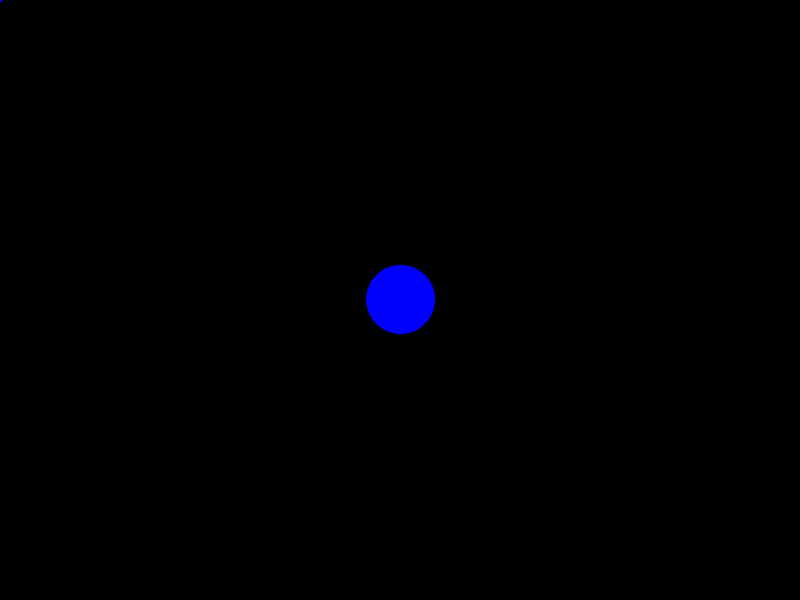
Frame 1 (no input)
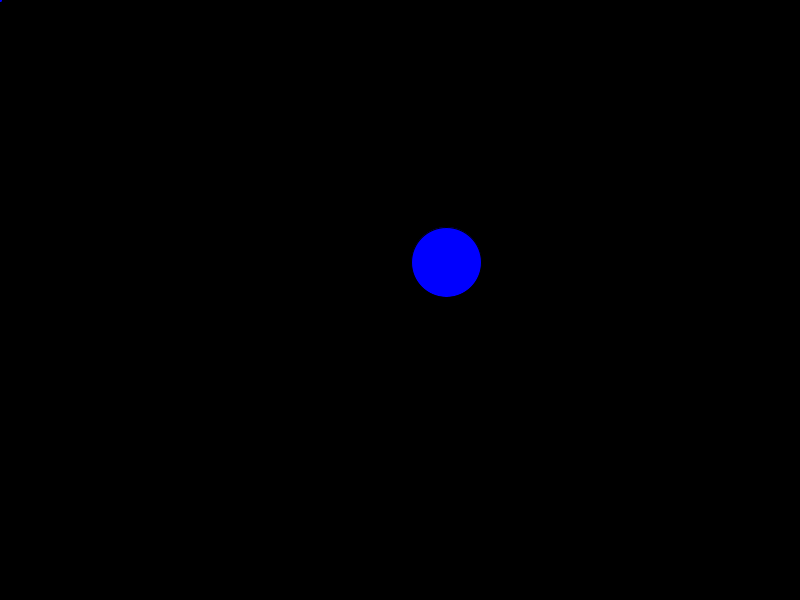
Frame 60 (the mouse pressed at the canvas centre just before this capture)
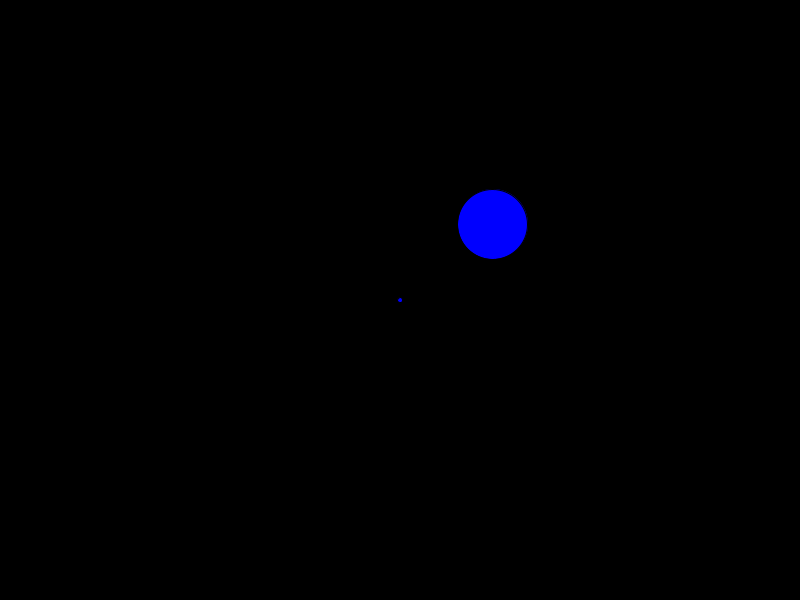
Frame 120 (the mouse held since frame 60 and released just before this capture)

The Processing sketch that drew these frames (run headless with seeded random() and noise(); from frame 60 on, the mouse is pressed at the canvas centre):

// Processing sketch: Colliding_Balls
// ── Colliding_Balls.pde

PVector loc, vel, acc;
int sz = 70;

void setup() {
  size(800, 600);
 
  loc = new PVector(width/2, height/2);
  vel = PVector.random2D();   
  acc = new PVector(0, 0);
  noCursor();
}

void draw() {
  background(0);
 
  vel.add(acc);
  loc.add(vel);

 
  if (dist(mouseX, mouseY, loc.x, loc.y) < sz/2) {  
    fill(#FEFF03);     
  } else {                                           
    fill(0, 0, 255);                               
  }


  ellipse(loc.x, loc.y, sz, sz);

 
  if (loc.x + sz/2 > width || loc.x - sz/2 < 0) {
    vel.x *= -1;
  }
  if (loc.y + sz/2 > height || loc.y - sz/2 < 0) {
    vel.y *= -1;
  }

 
  ellipse(mouseX, mouseY, 5, 5);
}
